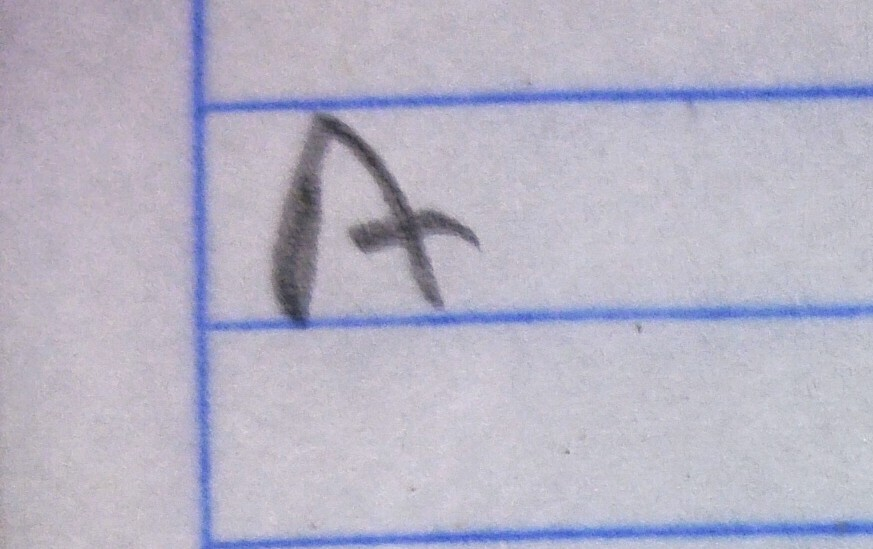
#> input picture frontend/samples/A_mayuscula.jpeg, 873 x 549 px; its folder holds only this picture in this run
$ python -i generate_templates.py   (imports and definitions only)
#> lines starting #> are read from the running program, lines starting #| are printed output that depends on the picture; after the words box and inside, x2 and y2 are one past the last pixel; in counts of white or black regions, pixels touching at a corner belong together
#> further down, picture is the input picture: shape (549, 873, 3); mean B, G, R 197.3, 179.6, 182.1
"""
generate_templates.py
=====================
Genera plantillas ideales leyendo las clases desde app/models/char_map.json
"""

import argparse
import os
import sys
import json
import re
import cv2
import numpy as np
from PIL import Image, ImageDraw, ImageFont

# Configurar paths
sys.path.append(os.path.abspath(os.path.join(os.path.dirname(__file__), "../..")))
from app.core import config

try:
    from skimage.morphology import skeletonize as ski_skeletonize
    SKIMAGE_OK = True
except ImportError:
    SKIMAGE_OK = False
    print("AVISO: scikit-image no encontrado. Se omitirá la esqueletización.")

# =============================================================================
# Carga de Clases desde JSON
# =============================================================================

# [72 lines left out: functions load_chars_from_map, get_safe_filename, render_char_hires, crop_and_letterbox, not called in this run]

def skeletonize_binary(binary: np.ndarray) -> np.ndarray:
    if not SKIMAGE_OK: return binary
    k = cv2.getStructuringElement(cv2.MORPH_ELLIPSE, (3, 3))
    clean = cv2.morphologyEx(binary, cv2.MORPH_OPEN, k, iterations=1)
    return (ski_skeletonize(clean > 0)).astype(np.uint8) * 255

def skeletonize_student_char(image_array: np.ndarray) -> np.ndarray:
    """
    Función exportada para la API (endpoints.py).
    """
    if image_array is None or image_array.size == 0:
        return np.zeros((config.TARGET_SIZE, config.TARGET_SIZE), dtype=np.uint8)
    if len(image_array.shape) == 3:
        image_array = cv2.cvtColor(image_array, cv2.COLOR_BGR2GRAY)
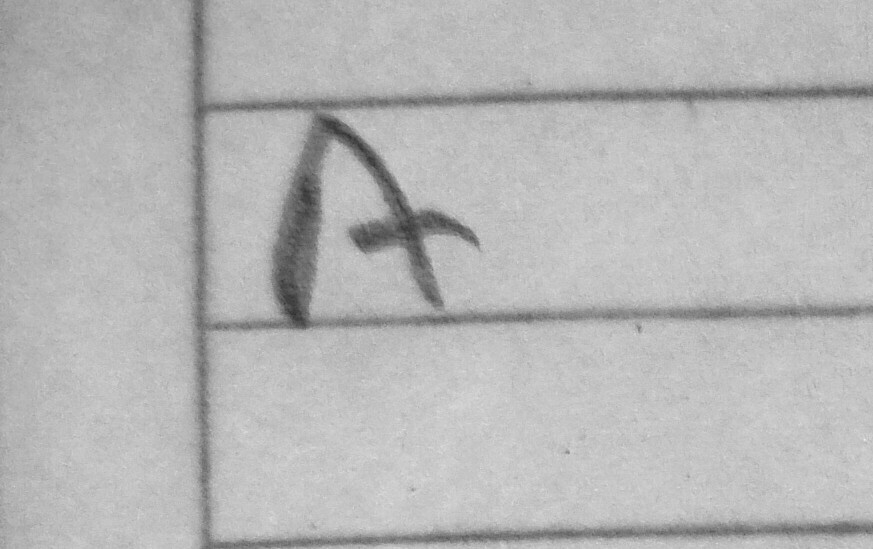
#> image_array: shape (549, 873); min 46, max 237, mean 182.4
    _, binary = cv2.threshold(image_array, 127, 255, cv2.THRESH_BINARY)
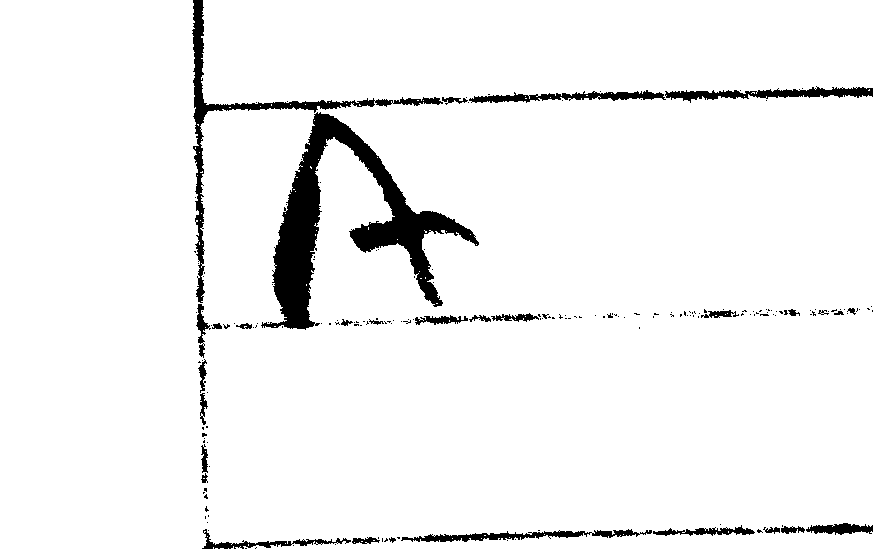
#> binary: shape (549, 873); 95.1% white; 187 black regions (157 under 20 px), largest, box (x1, y1, x2, y2) and area: (261, 112, 479, 330) 11862, (192, 0, 443, 303) 3551, (665, 86, 873, 103) 1476
    return skeletonize_binary(binary)
#> in skeletonize_binary, `clean = cv2.morphologyEx(binary, cv2.MORPH_OPEN, k, iterations=1)`:
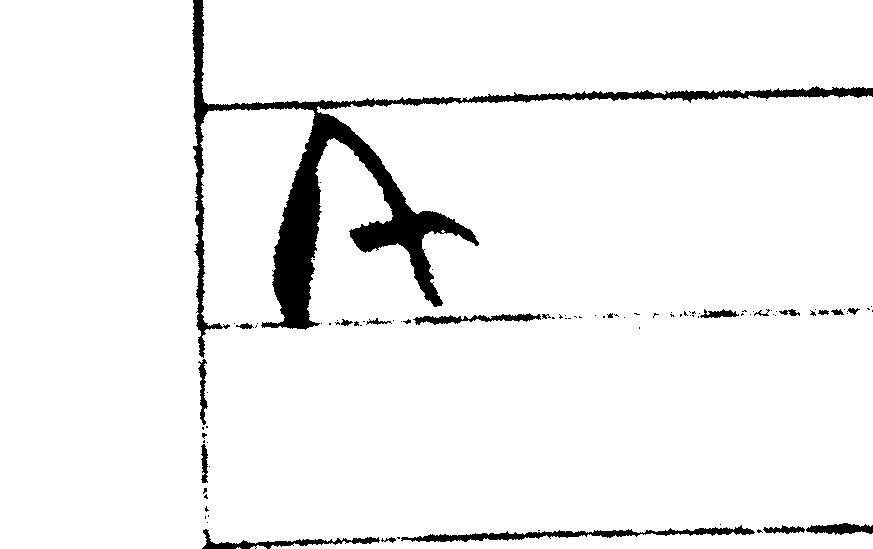
#> clean: shape (549, 873); 94.8% white; 93 black regions (72 under 20 px), largest, box (x1, y1, x2, y2) and area: (192, 0, 873, 358) 19189, (401, 525, 755, 542) 1838, (202, 529, 380, 549) 908
#> in skeletonize_binary, `return (ski_skeletonize(clean > 0)).astype(np.uint8) * 255`:
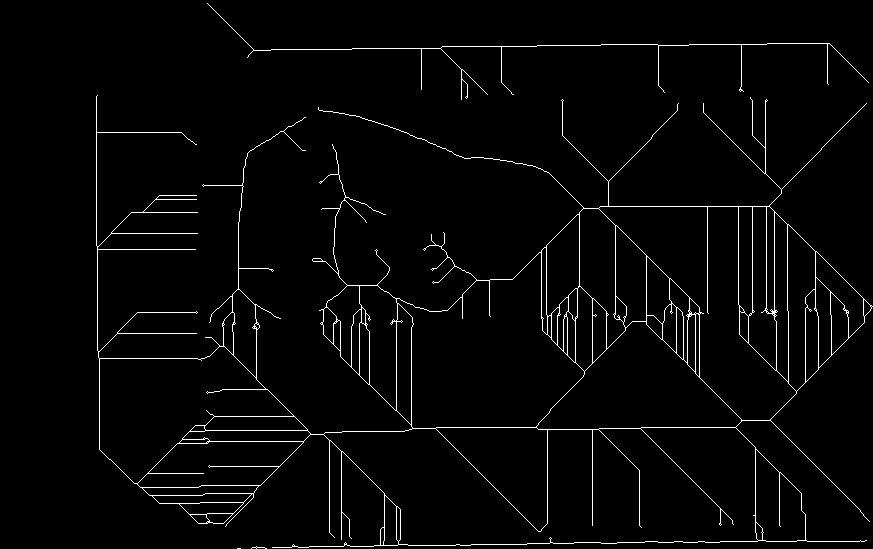
#> returned value: shape (549, 873); 2.5% white in thin lines or dots, all inside (x1, y1, x2, y2) = (96, 3, 873, 549)

# [44 lines left out: functions dilate_skeleton, save_template, generate_clean_templates, not called in this run]

# [5 lines not run here, left out]

>>> import cv2
>>> picture = cv2.imread('../../frontend/samples/A_mayuscula.jpeg')
>>> result = skeletonize_student_char(picture)
